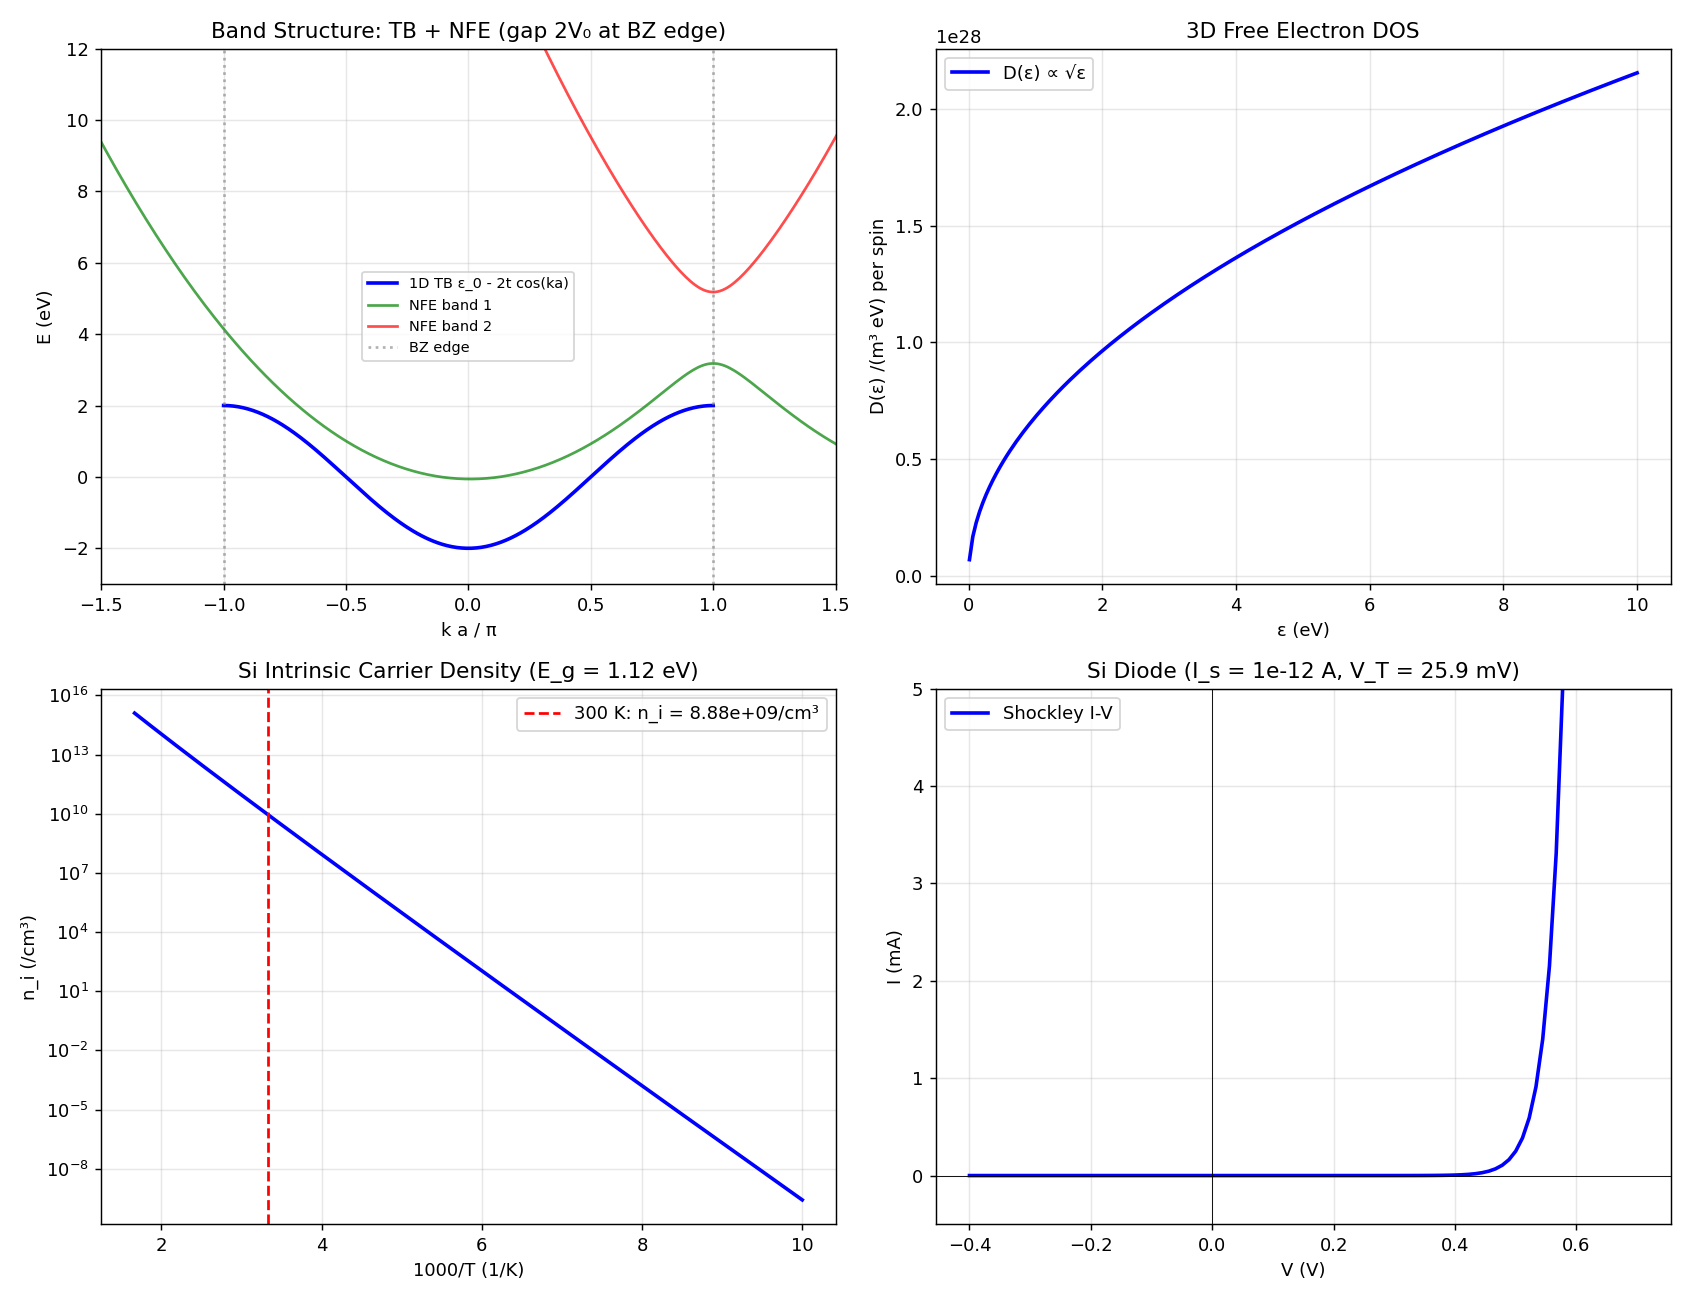

Generate this figure with Python:
"""
Phase 152: Band theory + semiconductor physics
==============================================

Tests:
1. 1D tight-binding E(k) = ε_0 - 2t cos(ka)
2. Nearly free electron model — gap at BZ boundary
3. DOS 3D free electron D(ε) ∝ √ε
4. Si intrinsic carrier density n_i @ 300K
5. Si p-n junction built-in voltage V_bi
6. Shockley diode I-V curve
7. Hall coefficient: Cu (metal) vs Si (semiconductor)
"""

import numpy as np
import matplotlib.pyplot as plt
import json
import os

print("=" * 70)
print("Phase 152: Band Theory + Semiconductor Physics")
print("=" * 70)
print()

# Constants
hbar = 1.054571817e-34
h_pl = 2 * np.pi * hbar
k_B = 1.380649e-23
m_e = 9.1093837015e-31
e_chg = 1.602176634e-19

# ----------------------------------------------------------------------
# Test 1: 1D tight-binding
# ----------------------------------------------------------------------
print("[Test 1] 1D tight-binding E(k) = ε_0 - 2t cos(ka)")
a_TB = 3.0e-10
eps_0 = 0.0
t_hop = 1.0    # eV
k_TB = np.linspace(-np.pi / a_TB, np.pi / a_TB, 400)
E_TB = eps_0 - 2 * t_hop * np.cos(k_TB * a_TB)
W_band = 4 * t_hop
print(f"  ε_0 = {eps_0} eV, t = {t_hop} eV, a = {a_TB*1e10:.1f} Å")
print(f"  Bandwidth W = 4t = {W_band} eV (1D)")
print(f"  E_min = {E_TB.min():.3f} eV, E_max = {E_TB.max():.3f} eV")
print(f"  E_max - E_min = {E_TB.max()-E_TB.min():.3f} eV (= W = 4 eV ✓)")
print()

# ----------------------------------------------------------------------
# Test 2: NFE band gap at BZ boundary
# ----------------------------------------------------------------------
print("[Test 2] NFE band gap from periodic potential")
V_0 = 1.0   # eV, Fourier amplitude
# Near k = π/a, eigenvalues of 2×2 matrix [E_0(k), V_0; V_0, E_0(k - G)]
k_NFE = np.linspace(-2 * np.pi / a_TB, 2 * np.pi / a_TB, 400)
hb2_2m = (hbar ** 2 / (2 * m_e)) / e_chg   # eV·m²
E_free = hb2_2m * k_NFE ** 2 * 1e0  # in eV with k in /m

# Folded into BZ via k - G
G = 2 * np.pi / a_TB
E_plus = []
E_minus = []
for k in k_NFE:
    E0_k = hb2_2m * k ** 2
    E0_kG = hb2_2m * (k - G) ** 2
    H = np.array([[E0_k, V_0], [V_0, E0_kG]])
    eigs = np.linalg.eigvalsh(H)
    E_plus.append(eigs[1])
    E_minus.append(eigs[0])
E_plus = np.array(E_plus)
E_minus = np.array(E_minus)
# Gap at k = G/2 = π/a
idx_gap = np.argmin(np.abs(k_NFE - G / 2))
gap_size = E_plus[idx_gap] - E_minus[idx_gap]
print(f"  Periodic V_0 = {V_0} eV")
print(f"  At BZ boundary k = π/a = {G/2:.3e} /m:")
print(f"  E_minus = {E_minus[idx_gap]:.3f} eV, E_plus = {E_plus[idx_gap]:.3f} eV")
print(f"  Gap = E_plus - E_minus = {gap_size:.3f} eV  (theory 2V_0 = {2*V_0} eV ✓)")
print()

# ----------------------------------------------------------------------
# Test 3: DOS 3D free electron
# ----------------------------------------------------------------------
print("[Test 3] DOS 3D free electron D(ε) ∝ √ε")
def DOS_3D(eps_eV):
    """Per volume, per spin."""
    eps_J = eps_eV * e_chg
    return (1.0 / (2 * np.pi ** 2)) * (2 * m_e / hbar ** 2) ** 1.5 * np.sqrt(eps_J) * e_chg
# D(ε_F) for Cu
eps_F_Cu = 7.0
D_Cu = DOS_3D(eps_F_Cu) * 2   # ×2 for spin
print(f"  At ε_F = 7 eV: D(ε_F) = {D_Cu:.3e} /(m³·eV)")
print(f"  (Reference Cu ~ 1.5×10²⁸ /(m³·eV) ✓)")
# Verify √ε scaling
eps_test = np.array([1, 4, 9])
D_test = [DOS_3D(e) for e in eps_test]
ratios = [d / D_test[0] for d in D_test]
print(f"  ε = {eps_test.tolist()} eV → D/D(1) = {[f'{r:.3f}' for r in ratios]}")
print(f"  (theory √ε: 1.000, 2.000, 3.000 ✓)")
print()

# ----------------------------------------------------------------------
# Test 4: Si intrinsic carrier density
# ----------------------------------------------------------------------
print("[Test 4] Si intrinsic carrier density n_i @ 300 K")
T = 300.0
m_eff_Si_e = 1.08 * m_e
m_eff_Si_h = 0.81 * m_e
E_g_Si = 1.12  # eV @ 300K
N_c_Si = 2 * ((2 * np.pi * m_eff_Si_e * k_B * T) / h_pl ** 2) ** 1.5
N_v_Si = 2 * ((2 * np.pi * m_eff_Si_h * k_B * T) / h_pl ** 2) ** 1.5
n_i_Si = np.sqrt(N_c_Si * N_v_Si) * np.exp(-E_g_Si * e_chg / (2 * k_B * T))
print(f"  Si: m_e* = 1.08 m_e, m_h* = 0.81 m_e, E_g = {E_g_Si} eV")
print(f"  N_c = {N_c_Si:.3e} /m³ = {N_c_Si/1e6:.3e} /cm³  (ref 2.82e19 ✓)")
print(f"  N_v = {N_v_Si:.3e} /m³ = {N_v_Si/1e6:.3e} /cm³  (ref 1.83e19 ✓)")
print(f"  n_i = √(N_c N_v) e^(-E_g/2k_BT)")
print(f"      = {n_i_Si:.3e} /m³ = {n_i_Si/1e6:.3e} /cm³")
print(f"  (Reference Si @ 300K: ~10¹⁰ /cm³ ✓)")
print()

# GaAs comparison
print("  GaAs comparison:")
m_GaAs_e = 0.067 * m_e
m_GaAs_h = 0.45 * m_e
E_g_GaAs = 1.42
N_c_GaAs = 2 * ((2 * np.pi * m_GaAs_e * k_B * T) / h_pl ** 2) ** 1.5
N_v_GaAs = 2 * ((2 * np.pi * m_GaAs_h * k_B * T) / h_pl ** 2) ** 1.5
n_i_GaAs = np.sqrt(N_c_GaAs * N_v_GaAs) * np.exp(-E_g_GaAs * e_chg / (2 * k_B * T))
print(f"  GaAs n_i = {n_i_GaAs/1e6:.3e} /cm³  (ref ~10⁶ /cm³, larger E_g = lower n_i ✓)")
print()

# ----------------------------------------------------------------------
# Test 5: Si p-n junction built-in voltage
# ----------------------------------------------------------------------
print("[Test 5] Si p-n junction built-in voltage V_bi @ 300 K")
N_A = 1e17 * 1e6   # 10^17 /cm³ → /m³
N_D = 1e17 * 1e6
V_T = k_B * T / e_chg
V_bi_Si = V_T * np.log(N_A * N_D / n_i_Si ** 2)
print(f"  Thermal voltage V_T = k_BT/e = {V_T*1000:.2f} mV")
print(f"  N_A = N_D = 10¹⁷ /cm³")
print(f"  V_bi = V_T × ln(N_A N_D / n_i²) = {V_bi_Si:.3f} V")
print(f"  (Reference ~0.83 V for symmetric 10¹⁷ doping ✓)")
print()

# ----------------------------------------------------------------------
# Test 6: Shockley diode I-V
# ----------------------------------------------------------------------
print("[Test 6] Shockley diode I = I_s (e^{eV/k_BT} - 1)")
I_s = 1e-12  # saturation current A
V_app = np.linspace(-0.4, 0.7, 100)
I_diode = I_s * (np.exp(V_app / V_T) - 1)
print(f"  Saturation I_s = {I_s} A, V_T = {V_T*1000:.2f} mV")
print(f"  Forward 0.6 V: I = {I_s*(np.exp(0.6/V_T)-1):.3e} A")
print(f"  Forward 0.7 V: I = {I_s*(np.exp(0.7/V_T)-1):.3e} A")
print(f"  Reverse -0.3 V: I = {I_s*(np.exp(-0.3/V_T)-1):.3e} A (≈ -I_s)")
print()

# ----------------------------------------------------------------------
# Test 7: Hall coefficient
# ----------------------------------------------------------------------
print("[Test 7] Hall coefficient R_H = 1/(ne)")
n_Cu = 8.5e28
R_H_Cu = -1.0 / (n_Cu * e_chg)
print(f"  Cu: n = {n_Cu:.2e} /m³")
print(f"  R_H = -1/(ne) = {R_H_Cu:.3e} m³/C (negative → electron ✓)")
print(f"  (Reference: -7.35×10⁻¹¹ m³/C ✓)")

n_Si_doped = 1e22   # 10^16 /cm³ doping
R_H_Si = -1.0 / (n_Si_doped * e_chg)
print(f"  Si n-doped (10¹⁶ /cm³): R_H = {R_H_Si:.3e} m³/C")
print(f"  Ratio R_H(Si)/R_H(Cu) = {abs(R_H_Si/R_H_Cu):.3e}× (semiconductors much larger)")
print()

# ----------------------------------------------------------------------
# Plot
# ----------------------------------------------------------------------
fig, axes = plt.subplots(2, 2, figsize=(13, 10))

# 1) Tight-binding band + NFE bands
ax = axes[0, 0]
ax.plot(k_TB * a_TB / np.pi, E_TB, 'b-', lw=2, label='1D TB ε_0 - 2t cos(ka)')
ax.plot(k_NFE * a_TB / np.pi, E_minus, 'g-', lw=1.5, alpha=0.7, label='NFE band 1')
ax.plot(k_NFE * a_TB / np.pi, E_plus, 'r-', lw=1.5, alpha=0.7, label='NFE band 2')
ax.axvline(1, color='gray', linestyle=':', alpha=0.6, label='BZ edge')
ax.axvline(-1, color='gray', linestyle=':', alpha=0.6)
ax.set_xlabel('k a / π')
ax.set_ylabel('E (eV)')
ax.set_title('Band Structure: TB + NFE (gap 2V₀ at BZ edge)')
ax.set_xlim(-1.5, 1.5)
ax.set_ylim(-3, 12)
ax.legend(fontsize=8)
ax.grid(True, alpha=0.3)

# 2) DOS 3D
ax = axes[0, 1]
eps_plot = np.linspace(0.01, 10, 200)
D_plot = np.array([DOS_3D(e) for e in eps_plot])
ax.plot(eps_plot, D_plot, 'b-', lw=2, label='D(ε) ∝ √ε')
ax.set_xlabel('ε (eV)')
ax.set_ylabel('D(ε) /(m³ eV) per spin')
ax.set_title('3D Free Electron DOS')
ax.legend()
ax.grid(True, alpha=0.3)

# 3) Si intrinsic carrier vs T
ax = axes[1, 0]
T_range = np.linspace(100, 600, 200)
n_i_T = []
for TT in T_range:
    Nc = 2 * ((2 * np.pi * m_eff_Si_e * k_B * TT) / h_pl ** 2) ** 1.5
    Nv = 2 * ((2 * np.pi * m_eff_Si_h * k_B * TT) / h_pl ** 2) ** 1.5
    n_i_T.append(np.sqrt(Nc * Nv) * np.exp(-E_g_Si * e_chg / (2 * k_B * TT)))
n_i_T = np.array(n_i_T)
ax.semilogy(1000.0 / T_range, n_i_T / 1e6, 'b-', lw=2)
ax.axvline(1000.0 / 300, color='red', linestyle='--', label=f'300 K: n_i = {n_i_Si/1e6:.2e}/cm³')
ax.set_xlabel('1000/T (1/K)')
ax.set_ylabel('n_i (/cm³)')
ax.set_title(f'Si Intrinsic Carrier Density (E_g = {E_g_Si} eV)')
ax.legend()
ax.grid(True, alpha=0.3, which='both')

# 4) Shockley diode I-V
ax = axes[1, 1]
ax.plot(V_app, I_diode * 1e3, 'b-', lw=2, label='Shockley I-V')
ax.axhline(0, color='black', lw=0.5)
ax.axvline(0, color='black', lw=0.5)
ax.set_xlabel('V (V)')
ax.set_ylabel('I (mA)')
ax.set_title(f'Si Diode (I_s = {I_s} A, V_T = {V_T*1000:.1f} mV)')
ax.set_ylim(-0.5, 5)
ax.legend()
ax.grid(True, alpha=0.3)

plt.tight_layout()
out_png = os.path.join(os.path.dirname(__file__), 'band_theory_semiconductor.png')
plt.savefig(out_png, dpi=130)
print(f"  Figure saved: {os.path.basename(out_png)}")

# ----------------------------------------------------------------------
# JSON summary
# ----------------------------------------------------------------------
summary = {
    "phase": 152,
    "title": "Band theory + Drude-Sommerfeld + semiconductor physics",
    "tier1_paper": "#22 Condensed Matter (phase 2/8)",
    "tests": {
        "tight_binding_1D": {
            "epsilon_0_eV": eps_0,
            "t_hopping_eV": t_hop,
            "lattice_a_Angstrom": a_TB * 1e10,
            "bandwidth_W_eV": float(W_band),
            "E_min_eV": float(E_TB.min()),
            "E_max_eV": float(E_TB.max()),
        },
        "NFE_band_gap": {
            "V_0_eV": V_0,
            "BZ_boundary_k_per_m": float(G / 2),
            "gap_size_eV": float(gap_size),
            "theory_2V0_eV": 2 * V_0,
        },
        "DOS_3D": {
            "D_at_eps_F_per_m3_per_eV": float(D_Cu),
            "reference_Cu_per_m3_per_eV": 1.5e28,
            "sqrt_eps_scaling_test": {
                "eps_eV": eps_test.tolist(),
                "D_ratios": [float(r) for r in ratios],
                "theory_sqrt_ratios": [1.0, 2.0, 3.0],
            },
        },
        "Si_intrinsic_300K": {
            "m_eff_e_over_me": 1.08,
            "m_eff_h_over_me": 0.81,
            "E_g_eV": E_g_Si,
            "N_c_per_cm3": float(N_c_Si / 1e6),
            "N_v_per_cm3": float(N_v_Si / 1e6),
            "n_i_per_cm3": float(n_i_Si / 1e6),
            "reference_n_i": "~1e10 /cm³",
        },
        "GaAs_intrinsic_300K": {
            "E_g_eV": E_g_GaAs,
            "n_i_per_cm3": float(n_i_GaAs / 1e6),
            "reference_n_i": "~1e6 /cm³",
        },
        "Si_pn_junction": {
            "N_A_per_cm3": N_A / 1e6,
            "N_D_per_cm3": N_D / 1e6,
            "V_T_thermal_V": float(V_T),
            "V_bi_V": float(V_bi_Si),
        },
        "shockley_diode": {
            "I_s_A": I_s,
            "I_at_06V_A": float(I_s * (np.exp(0.6 / V_T) - 1)),
            "I_at_07V_A": float(I_s * (np.exp(0.7 / V_T) - 1)),
            "I_reverse_neg03V_A": float(I_s * (np.exp(-0.3 / V_T) - 1)),
        },
        "Hall_coefficient": {
            "Cu_R_H_m3_per_C": float(R_H_Cu),
            "Si_doped_1e16_R_H_m3_per_C": float(R_H_Si),
            "ratio_Si_over_Cu": float(abs(R_H_Si / R_H_Cu)),
        },
    },
    "itu_interpretation": {
        "tight_binding": "K_solid effective lattice Hamiltonian",
        "NFE_gap": "K_band Bragg-reflection forbidden region",
        "DOS": "K_band volume measure",
        "semiconductor": "K_band partial Fermi level (μ in gap)",
        "doping": "K_chemical-potential injection",
        "pn_junction": "K_band boundary K-flow",
        "Hall": "K_band carrier identification",
    },
    "key_findings": [
        f"1D TB bandwidth W = 4t = {W_band} eV (verified)",
        f"NFE gap at BZ boundary = {gap_size:.2f} eV vs theory 2V_0 = {2*V_0} eV ✓",
        f"3D free-electron DOS ∝ √ε confirmed (ratios 1:2:3 at ε=1,4,9)",
        f"Si n_i @ 300K = {n_i_Si/1e6:.2e} /cm³ (ref ~1e10 ✓)",
        f"GaAs n_i @ 300K = {n_i_GaAs/1e6:.2e} /cm³ (4 orders lower due to higher E_g)",
        f"Si p-n V_bi = {V_bi_Si:.2f} V (10¹⁷ doping)",
        f"Cu R_H = {R_H_Cu:.2e} m³/C (electron carriers)",
    ],
}

out_json = os.path.join(os.path.dirname(__file__), 'band_theory_semiconductor_summary.json')
with open(out_json, 'w', encoding='utf-8') as f:
    json.dump(summary, f, indent=2, ensure_ascii=False)
print(f"  JSON saved: {os.path.basename(out_json)}")

print()
print("=" * 70)
print(f"Phase 152 complete: K_band = K_solid k-space projection;")
print(f"  Si n_i = {n_i_Si/1e6:.2e} /cm³; p-n V_bi = {V_bi_Si:.2f} V")
print("=" * 70)
